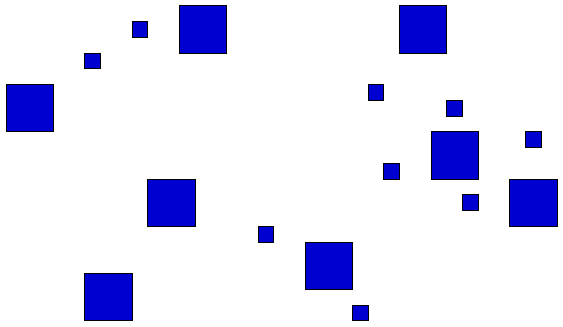
#> input picture assignment-3/data/objetos1.png, 563 x 327 px
$ python segment.py --images ../data --output out
#> lines starting #> are read from the running program, lines starting #| are printed output that depends on the picture
"""Image Segmentation.

Author: Lucas David -- <lucas.david@ic.unicamp.br>

"""

import os
import pathlib
from argparse import ArgumentParser
from typing import List, Tuple, Union

import matplotlib.pyplot as plt
import numpy as np
import pandas as pd
import seaborn as sns
from PIL import Image
from skimage import (io,
                     color,
                     filters,
                     segmentation)
from skimage.measure import regionprops_table

DEFAULT_IMAGE_EXT = '.png'

BORDERS = {
  'sobel': filters.sobel,
  'roberts': filters.roberts,
  'prewitt': filters.prewitt,
  'farid': filters.farid,
  'scharr': filters.scharr
}

REGION_PROPERTIES = (
  'label',
  'area',
  'convex_area',
  'eccentricity',
  'solidity',
  'perimeter',
  'centroid',
  'bbox')

COLORS = sns.color_palette("Set3")


# region exercises

def extract_borders(
    image,
    method,
):
  borders = BORDERS[method](image)
  borders = 1 - borders  # white bg

  return borders


def extract_segment(image):
  return segmentation.felzenszwalb(image, scale=1e6, sigma=0.1, min_size=10)


def print_properties_report(ps, name=None, detail=None):
  if name: print(name)

  print('número de regiões:', len(ps))
  print('número de regiões pequenas:', (ps.area < 1500).sum())
  print('número de regiões grandes:', ((ps.area >= 1500) & (ps.area < 3000)).sum())
  print('número de regiões grandes:', (ps.area >= 3000).sum())
  print()

  if detail:
    ps = ps.head(detail)

  for ix, p in ps.iterrows():
    print(f'região {p.label:6.0f}: área: {int(p.area):6d} perímetro: {p.perimeter:12.6f} '
          f'excentricidade: {p.eccentricity:.6f} solidez: {p.solidity:.6f}')

  print()


# endregion

# region Util functions

def load_images(
    path: str
) -> List[Tuple[str, np.ndarray]]:
  """Load multiple images as a list of tensors.

  Arguments
  ---------
  path: str
    path to image file or directory

  Returns
  -------
  List of pairs (filename, image tensor).

  """
#> called with path = '../data'
  print(f'Loading images from {path}...')

  if os.path.isfile(path):
    files = [path]
  else:
    files = list(map(str, pathlib.Path(path).glob('*')))

  images = [(f, io.imread(f)) for f in files]
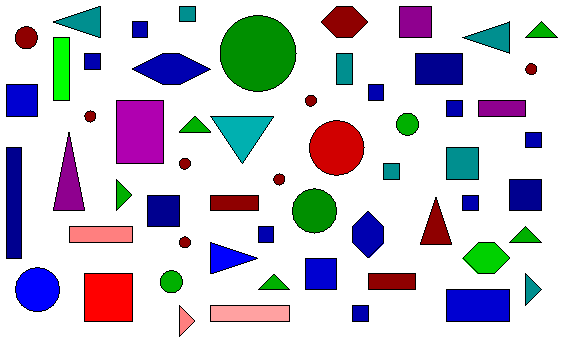
#> input picture assignment-3/data/objetos2.png, 563 x 343 px
#> images = 2 items
  print(f'{len(images)} found')
#| 2 found

  return images


def validate(
    x: np.ndarray
) -> np.ndarray:
  return np.clip(255 * x, 0, 255).astype('uint8')


def save(
    result: Union[np.ndarray, Image.Image, pd.DataFrame],
    output: str,
):
  if isinstance(result, np.ndarray):
    if result.shape[0] == 1: result = result[0, ...]
    if result.shape[-1] == 1: result = result[..., 0]

    result = Image.fromarray(result)
    result.save(output + DEFAULT_IMAGE_EXT)
  elif isinstance(result, plt.Figure):
    result.savefig(output + DEFAULT_IMAGE_EXT)
  elif isinstance(result, pd.DataFrame):
    result.to_csv(output + '.csv', index=False)


def plot_segments(g, s, p, alpha=0.8, linewidth=1):
  fig = plt.figure()
  plt.imshow(color.label2rgb(s, image=g, bg_label=0, alpha=alpha, colors=COLORS, bg_color=(1, 1, 1)))
  plt.axis('off')
  ax = plt.gca()

  for i, region in p.iterrows():
    minr, minc, maxr, maxc = region['bbox-0'], region['bbox-1'], region['bbox-2'], region['bbox-3']
    rect = plt.Rectangle((minc, minr), maxc - minc, maxr - minr, fill=False,
                         edgecolor=COLORS[i % len(COLORS)], linewidth=linewidth)
    ax.add_patch(rect)

    plt.text(region['centroid-1'], region['centroid-0'], int(region.label))

  plt.tight_layout()

  return fig


def plot_object_size_histogram(props):
  fig = plt.figure()
  sns.histplot(props.area)
  plt.tight_layout()

  return fig


# endregion


def extract_properties(segment):
  return pd.DataFrame(regionprops_table(segment, properties=REGION_PROPERTIES))


def transform(image, file_name, borders_method):
  gray = color.rgb2gray(image)
  borders = extract_borders(gray, borders_method)
  segments = extract_segment(image)
  props = extract_properties(segments)

  print_properties_report(props)

  return {
    'gray': validate(gray),
    'borders': validate(borders),
    'segmentation': plot_segments(image, segments, props),
    'size_histogram': plot_object_size_histogram(props),
    'properties': props
  }


def main(
    path: str,
    output: str,
    borders_method: str,
):
  images = load_images(path)
#> images = 2 items

  os.makedirs(output, exist_ok=True)

  for file_name, image in images:
    print(f'Processing input image {file_name}')
    print(f'  shape: {image.shape}')
    print(f'  size: {np.prod(image.shape) * 4 / 10 ** 6:.1f} MB')

    basename = os.path.splitext(os.path.basename(file_name))[0]

    results = transform(image, file_name, borders_method)

    for k, r in results.items():
      dst = os.path.join(output, f'{basename}-{k}')
      save(r, dst)
      print(f'  {dst} saved')
#> this loop made 2 passes
#> (file_name, props in transform) on passes 1 to 2: ('../data/objetos1.png', table of 17 rows and 12 columns), ('../data/objetos2.png', table of 58 rows and 12 columns)
#> (printed output is left out)
#> pass 1, in transform, `gray = color.rgb2gray(image)`:
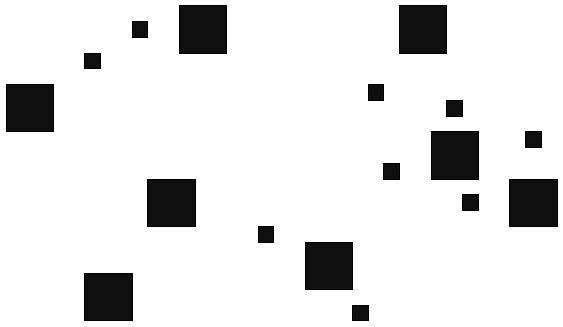
#> gray: shape (327, 563) float64; min 0, max 1, mean 0.891
#> pass 1, in extract_borders, `borders = BORDERS[method](image)`:
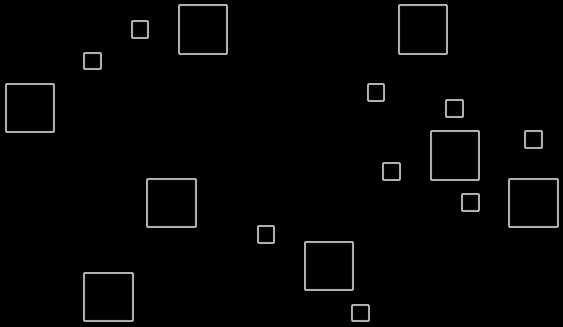
#> borders: shape (327, 563) float64; min 0, max 0.801, mean 0.0163
#> pass 1, in extract_borders, `borders = 1 - borders`:
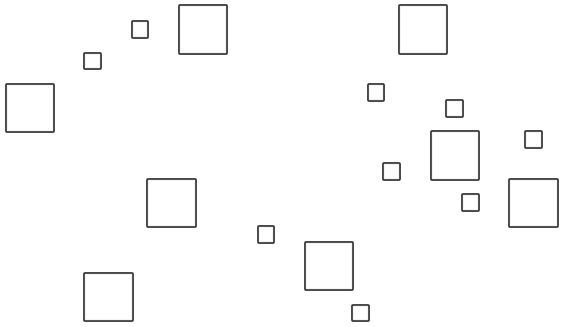
#> borders: shape (327, 563) float64; min 0.199, max 1, mean 0.984
#> pass 1, in transform, `segments = extract_segment(image)`:
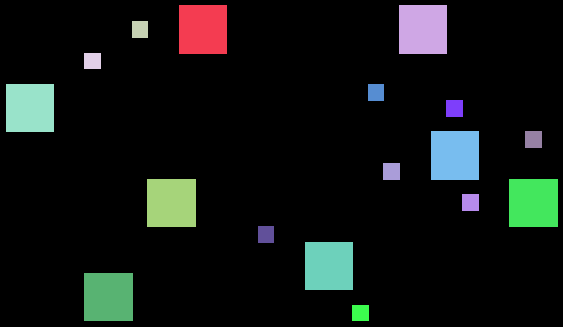
#> segments: shape (327, 563) int64; 18 distinct labels, from 0 to 17; one colour per label, 0 black
#> pass 1, in save (call 4), `result.savefig(output + DEFAULT_IMAGE_EXT)`:
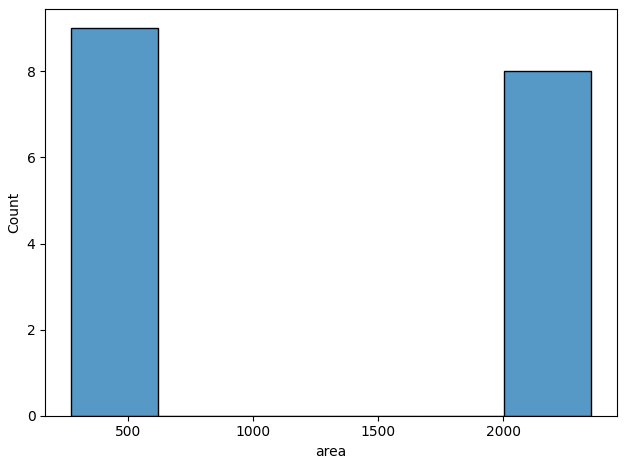
#> figure drawn by matplotlib, 1 panel; tallest bar 9 high, from x = 272 to 618.7
#> pass 2, in save (call 9), `result.savefig(output + DEFAULT_IMAGE_EXT)`:
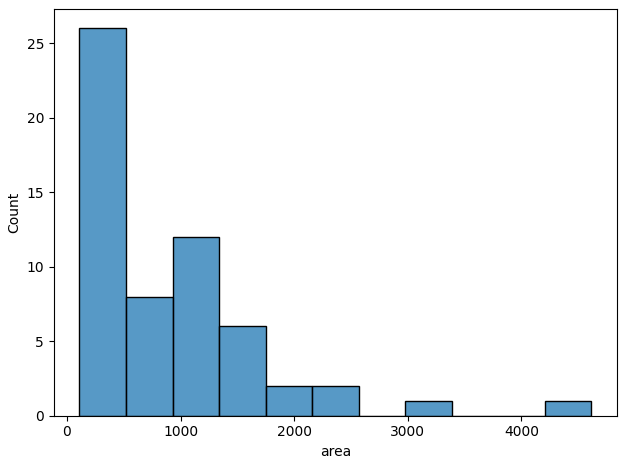
#> figure drawn by matplotlib, 1 panel; tallest bar 26 high, from x = 111 to 520.5


if __name__ == '__main__':
  p = ArgumentParser(description=__doc__)
  p.add_argument('-i', '--images', required=True, help='input image or directory of images to be processed')
  p.add_argument('-o', '--output', required=True, help='path to results folder')
  p.add_argument('-b', '--borders', choices=BORDERS.keys(), default='scharr', help='border extraction method')

  args = p.parse_args()

  try:
    main(args.images, args.output, args.borders)
  except Exception as e:
    print('An error has occurred during processing:', file=sys.stderr)
    print(str(e), file=sys.stderr)
    exit(1)
  except KeyboardInterrupt:
    print('interrupted')
    exit(2)
